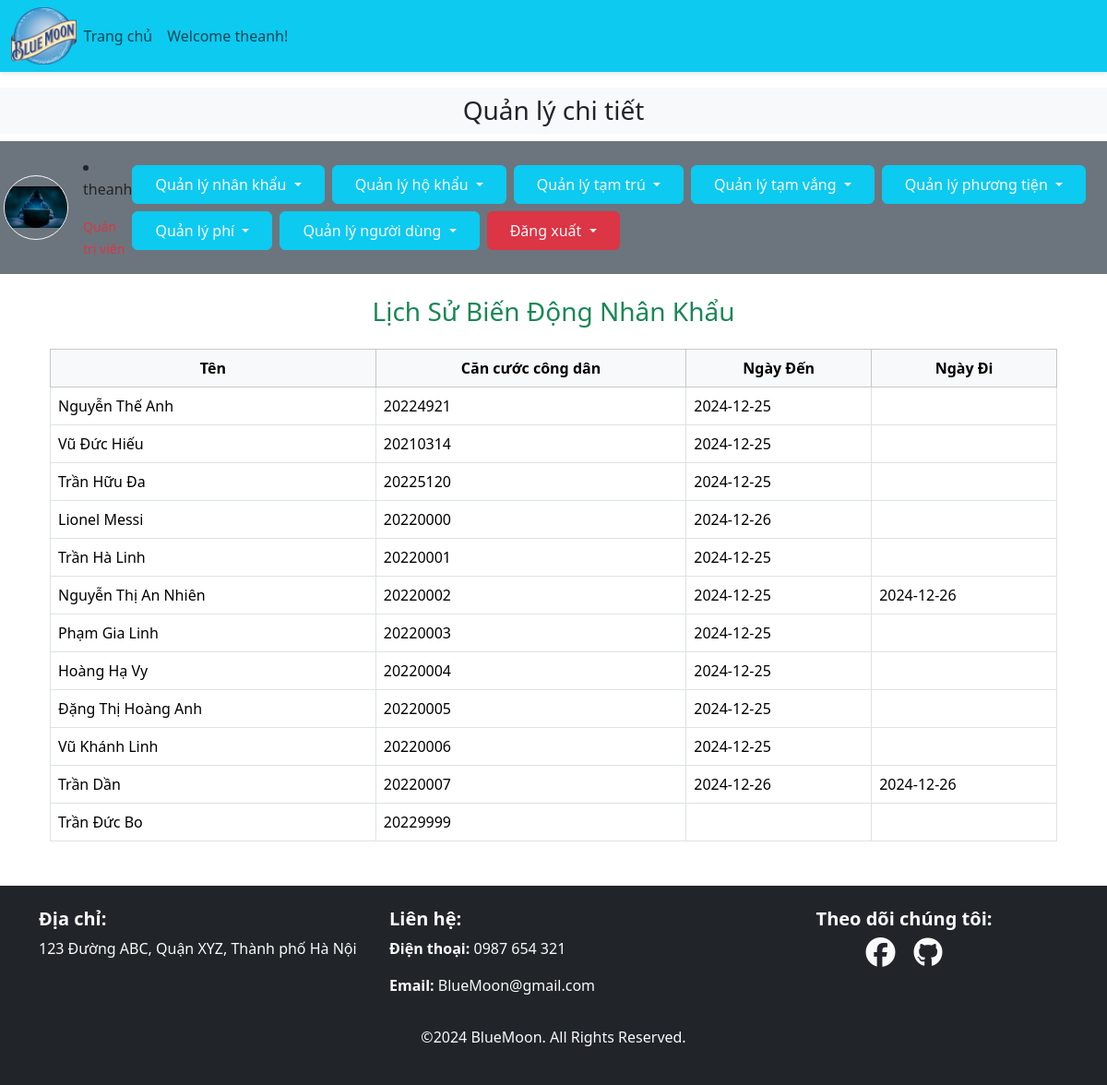
Screenshot of /admin_area/index.php?lichsu_nhankhau (signed in) with the database file from the repository.
### tables this page shows
CREATE TABLE `residents` (
  `resident_id` int(11) NOT NULL,
  `resident_name` varchar(50) NOT NULL,
  `resident_phone` varchar(20) NOT NULL,
  `resident_email` varchar(100) NOT NULL,
  `apartment_id` int(11) NOT NULL,
  `resident_image` varchar(255) NOT NULL,
  `resident_status` varchar(50) NOT NULL,
  `resident_ngayden` date DEFAULT NULL,
  `resident_ngaydi` date DEFAULT NULL,
  `resident_dob` date NOT NULL,
  `resident_relation_owner` varchar(50) NOT NULL
);

### admin_area/lichsu_nhankhau.php (the view, shortened to what this page needs)
<?php
$servername = "localhost";
$username = "root";
$password = "";
$dbname = "apartment_control";
$conn = new mysqli($servername, $username, $password, $dbname);
$sql = "SELECT resident_name, resident_phone, resident_ngayden, resident_ngaydi FROM residents";
$result = $conn->query($sql);
?>
<body>
    <div class="container">
        <h3 class="text-center text-success my-4">Lịch Sử Biến Động Nhân Khẩu</h3>
        <table class="table table-bordered">
            <thead class="table-light text-center">
                <tr>
                    <th>Tên</th>
                    <th>Căn cước công dân</th>
                    <th>Ngày Đến</th>
                    <th>Ngày Đi</th>
                </tr>
            </thead>
            <tbody>
                <?php
                if ($result->num_rows > 0) {
                    while ($row = $result->fetch_assoc()) {
                        echo "<tr>
                                <td>" . htmlspecialchars($row["resident_name"]) . "</td>
                                <td>" . htmlspecialchars($row["resident_phone"]) . "</td>
                                <td>" . htmlspecialchars($row["resident_ngayden"]) . "</td>
                                <td>" . htmlspecialchars($row["resident_ngaydi"]) . "</td>
                              </tr>";
                    }
                } else {
                    echo "<tr><td colspan='4' class='bg-danger text-center'>Không có bản ghi nào!</td></tr>";
                }
                ?>
            </tbody>
        </table>
    </div>
</body>

### style.css (style rules this page uses)
* { margin:0; padding:0; box-sizing: border-box; }
body { padding-top: 95px; }

### rows the page displays
residents: resident_name "Nguyễn Thế Anh", resident_phone "20224921", resident_ngayden "2024-12-25"
residents: resident_name "Vũ Đức Hiếu", resident_phone "20210314", resident_ngayden "2024-12-25"
residents: resident_name "Trần Hữu Đa", resident_phone "20225120", resident_ngayden "2024-12-25"
residents: resident_name "Lionel Messi", resident_phone "20220000", resident_ngayden "2024-12-26"
residents: resident_name "Trần Hà Linh", resident_phone "20220001", resident_ngayden "2024-12-25"
residents: resident_name "Nguyễn Thị An Nhiên", resident_phone "20220002", resident_ngayden "2024-12-25", resident_ngaydi "2024-12-26"
residents: resident_name "Phạm Gia Linh", resident_phone "20220003", resident_ngayden "2024-12-25"
residents: resident_name "Hoàng Hạ Vy", resident_phone "20220004", resident_ngayden "2024-12-25"
residents: resident_name "Đặng Thị Hoàng Anh", resident_phone "20220005", resident_ngayden "2024-12-25"
residents: resident_name "Vũ Khánh Linh", resident_phone "20220006", resident_ngayden "2024-12-25"
residents: resident_name "Trần Dần", resident_phone "20220007", resident_ngayden "2024-12-26", resident_ngaydi "2024-12-26"
residents: resident_name "Trần Đức Bo", resident_phone "20229999"

### other values shown
$_SESSION['username'] "theanh"
